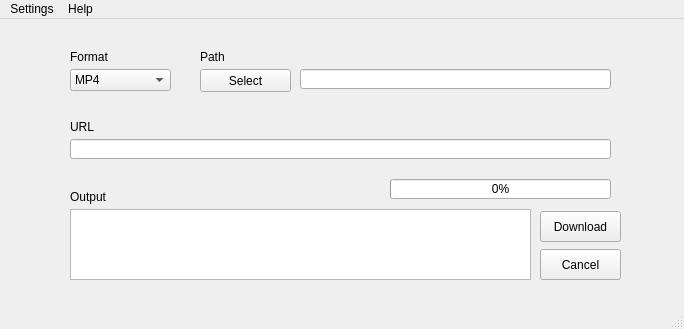
<?xml version="1.0" encoding="UTF-8"?>
<ui version="4.0">
 <class>MainWindow</class>
 <widget class="QMainWindow" name="MainWindow">
  <property name="geometry">
   <rect>
    <x>0</x>
    <y>0</y>
    <width>684</width>
    <height>329</height>
   </rect>
  </property>
  <property name="windowTitle">
   <string>MainWindow</string>
  </property>
  <widget class="QWidget" name="centralwidget">
   <widget class="QLineEdit" name="lineEdit_url">
    <property name="geometry">
     <rect>
      <x>70</x>
      <y>120</y>
      <width>541</width>
      <height>20</height>
     </rect>
    </property>
   </widget>
   <widget class="QLabel" name="label_url">
    <property name="geometry">
     <rect>
      <x>70</x>
      <y>100</y>
      <width>221</width>
      <height>16</height>
     </rect>
    </property>
    <property name="text">
     <string>URL</string>
    </property>
   </widget>
   <widget class="QPlainTextEdit" name="plainTextEdit_output">
    <property name="geometry">
     <rect>
      <x>70</x>
      <y>190</y>
      <width>461</width>
      <height>71</height>
     </rect>
    </property>
    <property name="readOnly">
     <bool>true</bool>
    </property>
   </widget>
   <widget class="QLineEdit" name="lineEdit_path">
    <property name="geometry">
     <rect>
      <x>300</x>
      <y>50</y>
      <width>311</width>
      <height>20</height>
     </rect>
    </property>
   </widget>
   <widget class="QComboBox" name="comboBox_format">
    <property name="geometry">
     <rect>
      <x>70</x>
      <y>50</y>
      <width>101</width>
      <height>22</height>
     </rect>
    </property>
    <item>
     <property name="text">
      <string>MP4</string>
     </property>
    </item>
    <item>
     <property name="text">
      <string>MP3</string>
     </property>
    </item>
    <item>
     <property name="text">
      <string>M4A</string>
     </property>
    </item>
   </widget>
   <widget class="QLabel" name="label_output">
    <property name="geometry">
     <rect>
      <x>70</x>
      <y>170</y>
      <width>261</width>
      <height>16</height>
     </rect>
    </property>
    <property name="text">
     <string>Output</string>
    </property>
   </widget>
   <widget class="QLabel" name="label_format">
    <property name="geometry">
     <rect>
      <x>70</x>
      <y>30</y>
      <width>101</width>
      <height>16</height>
     </rect>
    </property>
    <property name="text">
     <string>Format</string>
    </property>
   </widget>
   <widget class="QLabel" name="label_path">
    <property name="geometry">
     <rect>
      <x>200</x>
      <y>30</y>
      <width>161</width>
      <height>16</height>
     </rect>
    </property>
    <property name="text">
     <string>Path</string>
    </property>
   </widget>
   <widget class="QPushButton" name="pushButton_download">
    <property name="geometry">
     <rect>
      <x>540</x>
      <y>192</y>
      <width>81</width>
      <height>31</height>
     </rect>
    </property>
    <property name="text">
     <string>Download</string>
    </property>
   </widget>
   <widget class="QPushButton" name="pushButton_cancel">
    <property name="geometry">
     <rect>
      <x>540</x>
      <y>230</y>
      <width>81</width>
      <height>31</height>
     </rect>
    </property>
    <property name="text">
     <string>Cancel</string>
    </property>
   </widget>
   <widget class="QLabel" name="label_nb_item">
    <property name="enabled">
     <bool>true</bool>
    </property>
    <property name="geometry">
     <rect>
      <x>230</x>
      <y>160</y>
      <width>61</width>
      <height>21</height>
     </rect>
    </property>
    <property name="text">
     <string/>
    </property>
   </widget>
   <widget class="QProgressBar" name="progressBar_items">
    <property name="enabled">
     <bool>true</bool>
    </property>
    <property name="geometry">
     <rect>
      <x>390</x>
      <y>160</y>
      <width>221</width>
      <height>20</height>
     </rect>
    </property>
    <property name="minimum">
     <number>0</number>
    </property>
    <property name="maximum">
     <number>12</number>
    </property>
    <property name="value">
     <number>0</number>
    </property>
    <property name="invertedAppearance">
     <bool>false</bool>
    </property>
   </widget>
   <widget class="QPushButton" name="pushButton_path">
    <property name="geometry">
     <rect>
      <x>200</x>
      <y>50</y>
      <width>91</width>
      <height>23</height>
     </rect>
    </property>
    <property name="text">
     <string>Select</string>
    </property>
   </widget>
  </widget>
  <widget class="QMenuBar" name="menubar_settings">
   <property name="geometry">
    <rect>
     <x>0</x>
     <y>0</y>
     <width>684</width>
     <height>26</height>
    </rect>
   </property>
   <widget class="QMenu" name="menuSettings">
    <property name="title">
     <string>Settings</string>
    </property>
    <widget class="QMenu" name="menuLanguage">
     <property name="title">
      <string>Language</string>
     </property>
     <addaction name="actionEnglish"/>
     <addaction name="actionFrancais"/>
    </widget>
    <addaction name="menuLanguage"/>
    <addaction name="actionSave_the_path"/>
    <addaction name="actionShow_advance_logs"/>
   </widget>
   <widget class="QMenu" name="menuHelp">
    <property name="title">
     <string>Help</string>
    </property>
    <addaction name="actionShowSupportedWebsite"/>
   </widget>
   <addaction name="menuSettings"/>
   <addaction name="menuHelp"/>
  </widget>
  <widget class="QStatusBar" name="statusbar"/>
  <action name="actionEnglish">
   <property name="text">
    <string>English</string>
   </property>
  </action>
  <action name="actionFrancais">
   <property name="text">
    <string>Français</string>
   </property>
  </action>
  <action name="actionSave_the_path">
   <property name="checkable">
    <bool>true</bool>
   </property>
   <property name="text">
    <string>Save the path</string>
   </property>
  </action>
  <action name="actionShowSupportedWebsite">
   <property name="checkable">
    <bool>false</bool>
   </property>
   <property name="text">
    <string>Show supported site</string>
   </property>
  </action>
  <action name="actionShow_advance_logs">
   <property name="checkable">
    <bool>true</bool>
   </property>
   <property name="text">
    <string>Show advance logs</string>
   </property>
  </action>
 </widget>
 <resources/>
 <connections/>
</ui>
